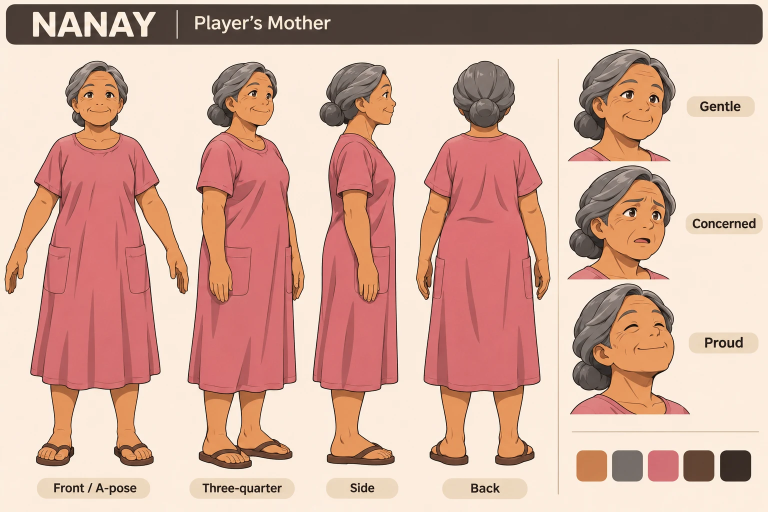
#> input picture reference/nanay_sheet.webp, 1536 x 1024 px, given in place of source.png, which was not available (shown at 1/2 size)
$ python npc_clean.py ../reference/nanay_sheet.webp
#> lines starting #> are read from the running program, lines starting #| are printed output that depends on the picture; after the words box and inside, x2 and y2 are one past the last pixel; in counts of white or black regions, pixels touching at a corner belong together
"""Cut a figure out of the sheet by flood-filling the plain cream background (for pictures
where rembg leaves cream slabs beside the legs). The drawing's dark outlines stop the fill.
Writes <batch>/<name>/clean.png on grey, ready for TripoSR with --no-remove-bg.
    tools/triposr_tmp/venv/Scripts/python.exe tools/npc_clean.py customer_f ..."""
import sys
from pathlib import Path

import numpy as np
from PIL import Image
from skimage.measure import label
from skimage.morphology import binary_opening, disk

BATCH = Path(__file__).resolve().parent / "triposr_tmp/npc_batch"

for name in sys.argv[1:]:
    im = np.array(Image.open(BATCH / name / "source.png").convert("RGB")).astype(int)
    h, w = im.shape[:2]
#> h = 1024; w = 1536
    # every light, slightly warm pixel could be background (cream, and its soft shading)
    cream = (im.min(axis=2) > 188) & (im[:, :, 0] - im[:, :, 2] > 6) & (im[:, :, 0] - im[:, :, 2] < 45)
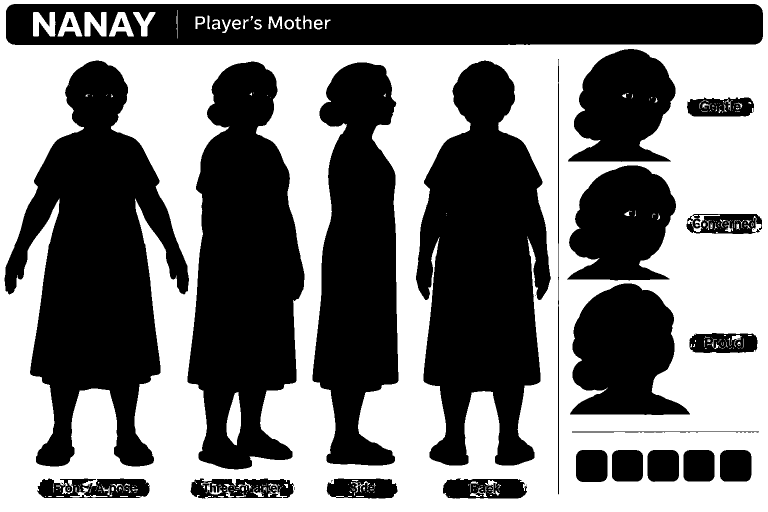
#> cream: shape (1024, 1536) bool (shown at 1/2 size); 48.4% white; 294 white regions (218 under 20 px), largest, box (x1, y1, x2, y2) and area: (0, 0, 1536, 1024) 746530, (453, 784, 482, 891) 2093, (66, 24, 111, 73) 1499
    regions = label(cream, connectivity=1)
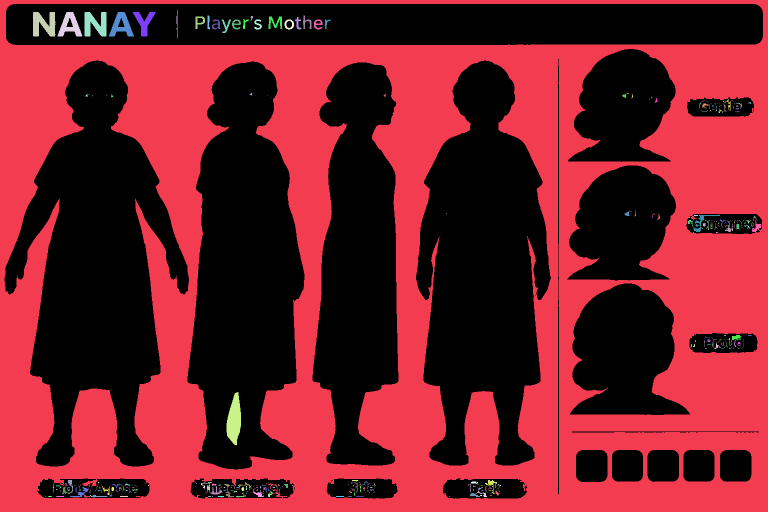
#> regions: shape (1024, 1536) int32 (shown at 1/2 size); 496 distinct labels, from 0 to 495; one colour per label, 0 black
    sizes = np.bincount(regions.ravel())
#> sizes = 496 values, max 810870 at index 0, min 1 at index 22, mean 3171.1
    border = np.unique(np.concatenate([regions[0], regions[-1], regions[:, 0], regions[:, -1]]))
#> border = [1]
    big = np.nonzero(sizes > 1500)[0]          # large flat areas are background even if enclosed
#> big = [0, 1, 242]
    background = np.isin(regions, np.union1d(border, big)) & cream
#> background: shape (1024, 1536) bool; 47.5% white; 2 white regions, box (x1, y1, x2, y2) and area: (0, 0, 1536, 1024) 745521, (453, 784, 482, 891) 2093
    solid = binary_opening(~background, disk(2))   # drop hair-thin leftover lines
#> solid: shape (1024, 1536) bool; 52.3% white; 2 black regions, box (x1, y1, x2, y2) and area: (0, 0, 1536, 1024) 748321, (453, 784, 482, 891) 2093
    figure = label(solid, connectivity=1)
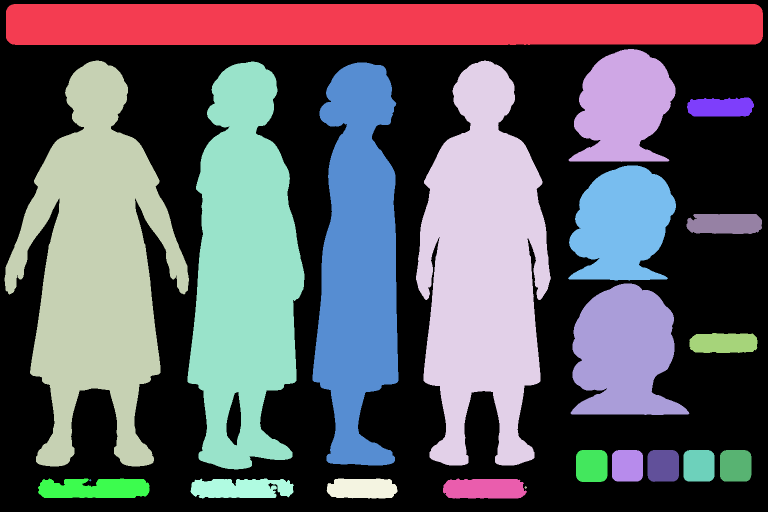
#> figure: shape (1024, 1536) int32 (shown at 1/2 size); 23 distinct labels, from 0 to 22; one colour per label, 0 black
    sizes = np.bincount(figure.ravel())
#> sizes = 23 values, max 750414 at index 0, min 13 at index 21, mean 68385.4
    sizes[0] = 0
    keep = figure == sizes.argmax()
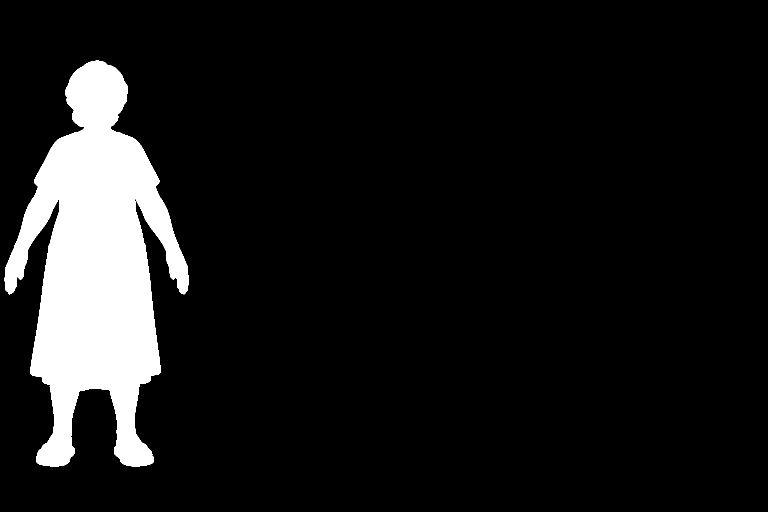
#> keep: shape (1024, 1536) bool (shown at 1/2 size); 9.6% white; 1 white region, box (x1, y1, x2, y2) and area: (9, 121, 378, 933) 151715
    # same framing as TripoSR expects: figure fills 85% of a square, on grey
    ys, xs = np.nonzero(keep)
    out = np.full((h, w, 3), 128, dtype=np.uint8)
    out[keep] = im[keep]
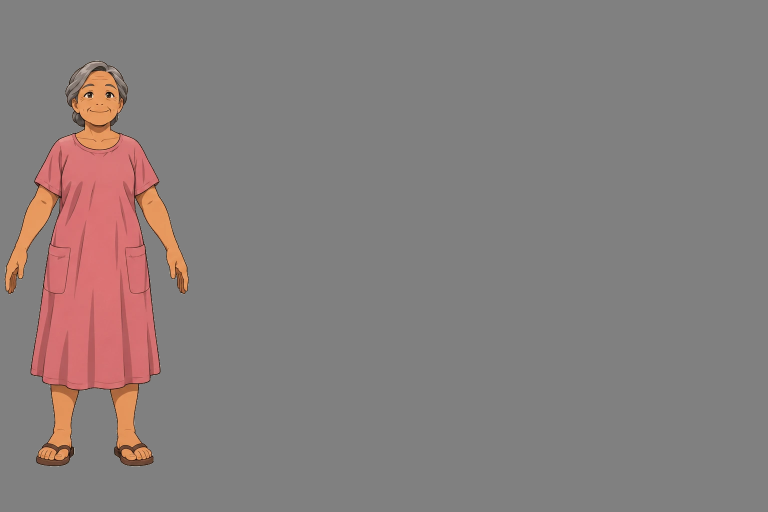
#> out: shape (1024, 1536, 3) (shown at 1/2 size); mean R, G, B 134.9, 126.7, 125.4
    crop = Image.fromarray(out[ys.min():ys.max() + 1, xs.min():xs.max() + 1])
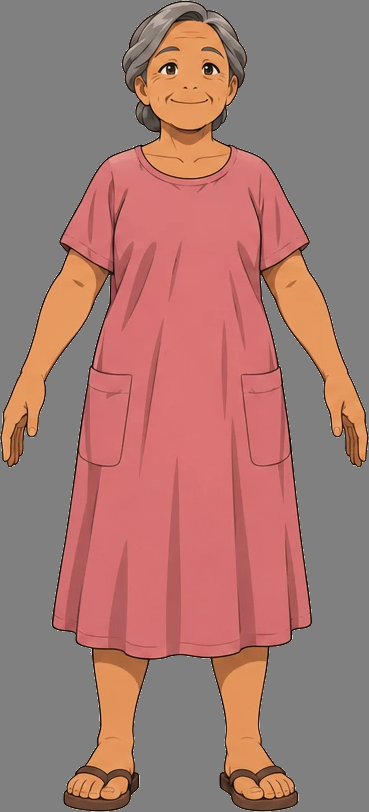
#> crop: PIL image 369x812 RGB; mean R, G, B 164.4, 121.2, 114.5
    side = int(max(crop.size) / 0.85)
#> side = 955
    square = Image.new("RGB", (side, side), (128, 128, 128))
#> square: PIL image 955x955 RGB; every value is 128
    square.paste(crop, ((side - crop.width) // 2, (side - crop.height) // 2))
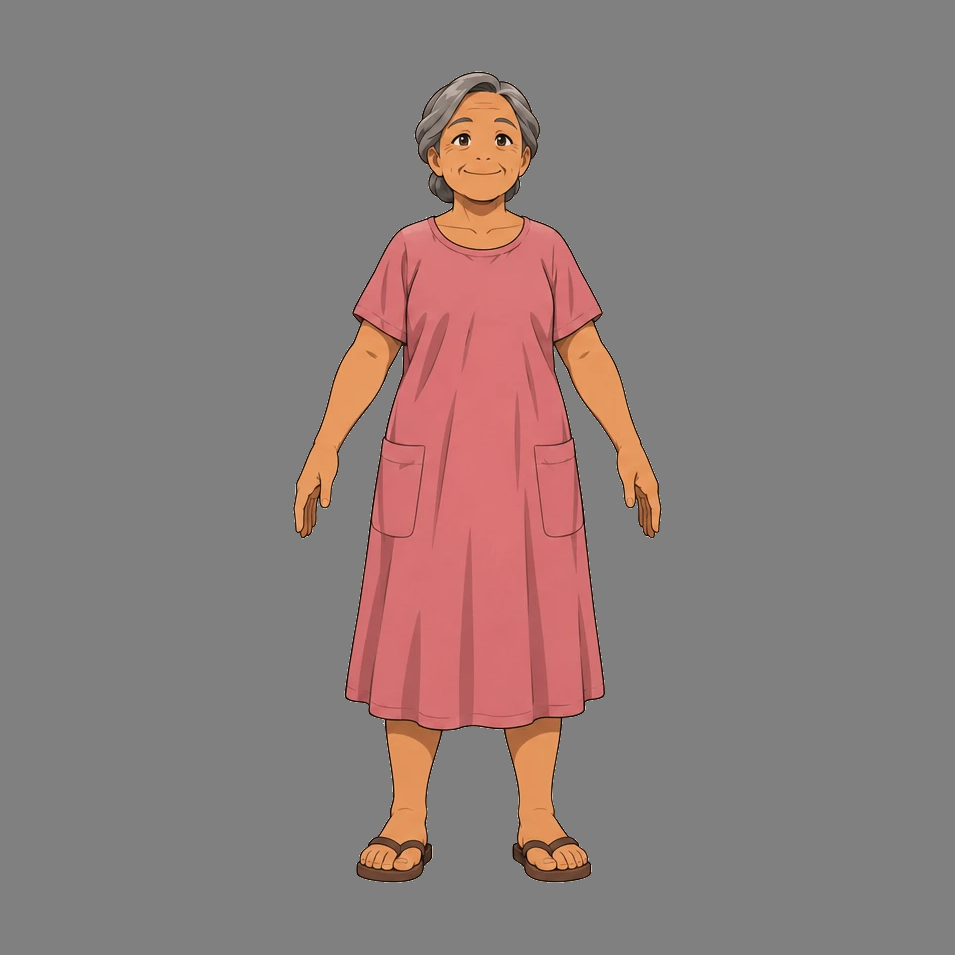
#> square: PIL image 955x955 RGB; mean R, G, B 140, 125.8, 123.6
    square.resize((768, 768), Image.Resampling.LANCZOS).save(BATCH / name / "clean.png")
    print(name, "kept", int(keep.sum()), "pixels")
#| ../reference/nanay_sheet.webp kept 151715 pixels

$ run again, on reference/npc_sheet.webp
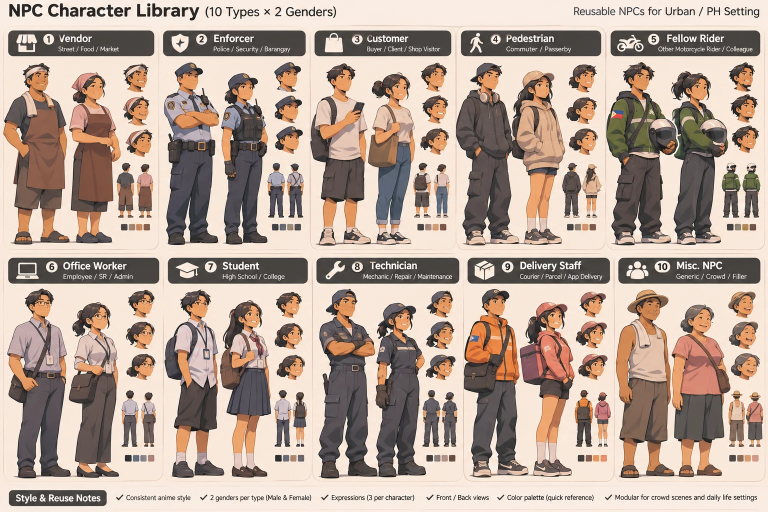
#> input picture reference/npc_sheet.webp, 1536 x 1024 px, given in place of source.png, which was not available (shown at 1/2 size)
#> cream: shape (1024, 1536) bool; 48.9% white; 1613 white regions (1379 under 20 px), largest, box (x1, y1, x2, y2) and area: (0, 0, 1536, 1024) 712121, (1014, 303, 1061, 486) 5848, (1319, 261, 1367, 486) 5749
#> regions: shape (1024, 1536) int32; 2790 distinct labels, from 0 to 2789
#> `sizes = np.bincount(regions.ravel())`: sizes = 2790 values, max 803938 at index 0, min 1 at index 3, mean 563.8
#> border = [1]
#> big = [0, 1, 1043, 1045, 1142, 1144, 2132, 2457]
#> background: shape (1024, 1536) bool; 46.4% white; 7 white regions, largest, box (x1, y1, x2, y2) and area: (0, 0, 1536, 1024) 711242, (1014, 303, 1061, 486) 5848, (1319, 302, 1367, 486) 5625
#> solid: shape (1024, 1536) bool; 52.9% white; 2 black regions, box (x1, y1, x2, y2) and area: (0, 0, 1536, 1024) 739265, (378, 662, 414, 775) 2072
#> `figure = label(solid, connectivity=1)`:
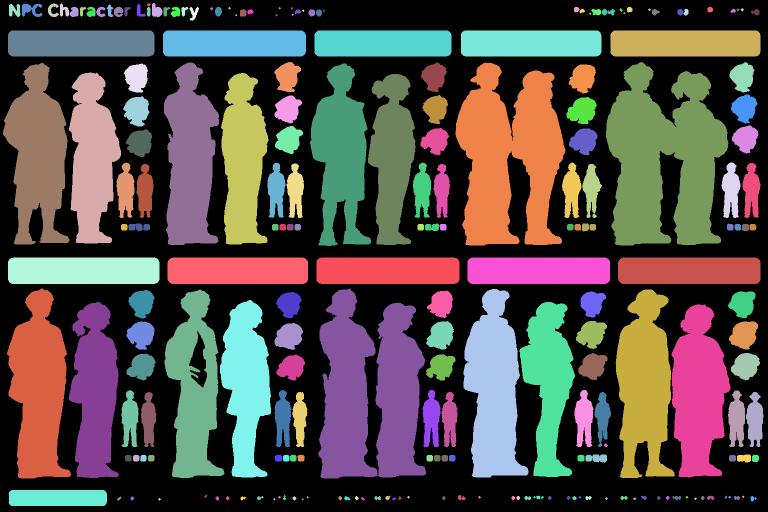
#> figure: shape (1024, 1536) int32 (shown at 1/2 size); 218 distinct labels, from 0 to 217; one colour per label, 0 black
#> `sizes = np.bincount(figure.ravel())`: sizes = 218 values, max 741337 at index 0, min 13 at index 23, mean 7215
#> keep: shape (1024, 1536) bool; 3.8% white; 1 white region, box (x1, y1, x2, y2) and area: (1212, 124, 1457, 491) 59113
#> `square.resize((768, 768), Image.Resampling.LANCZOS).save(BATCH / name ..`:
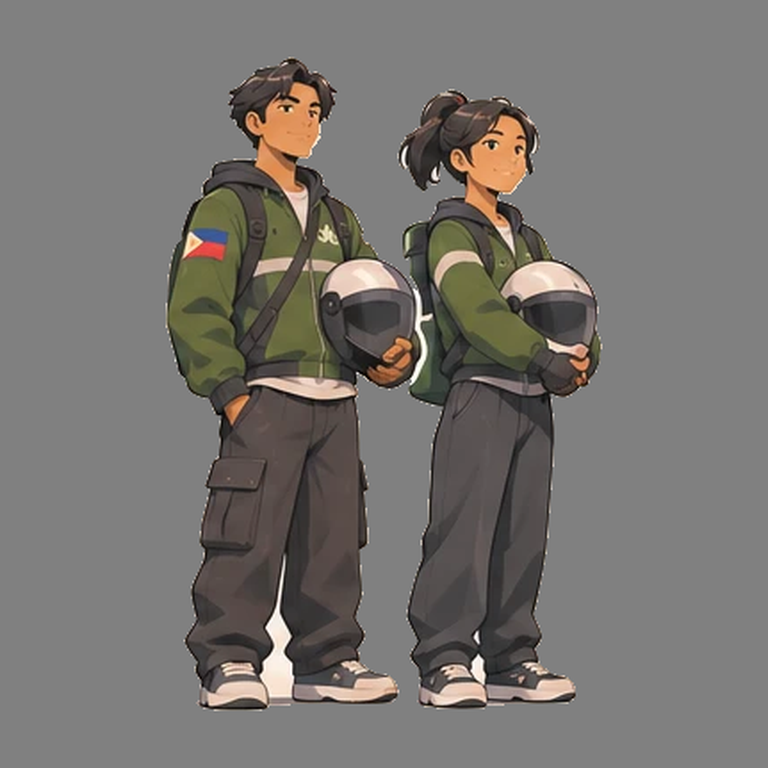
#> saved as clean.png: PIL image 768x768 RGB; mean R, G, B 119.3, 115.8, 112.1
#| ../reference/npc_sheet.webp kept 59113 pixels
